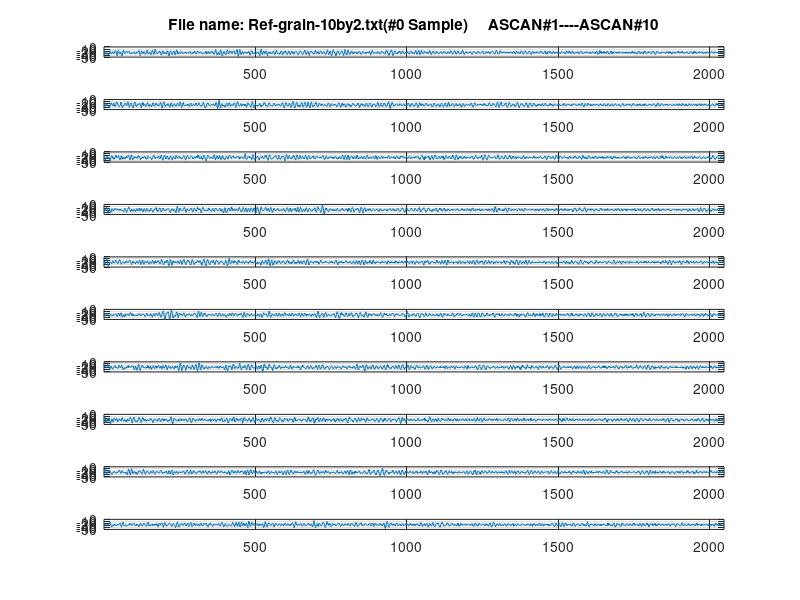
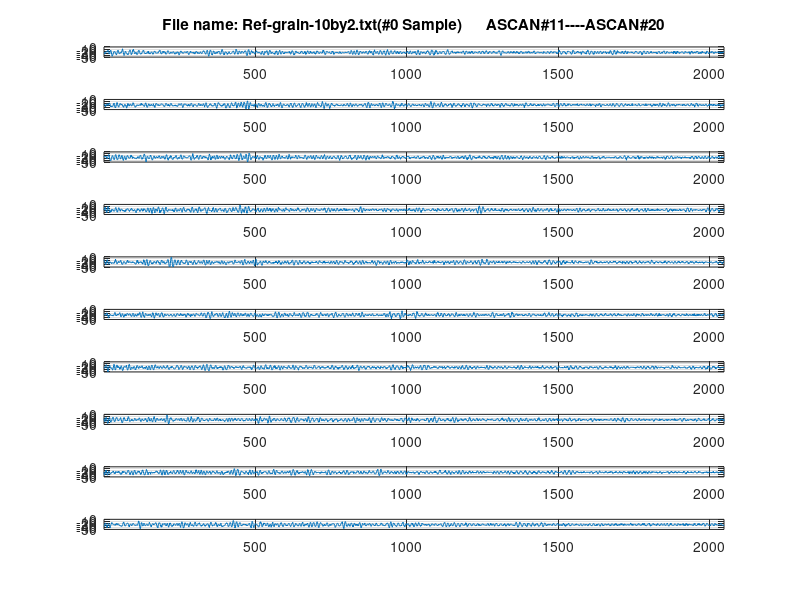
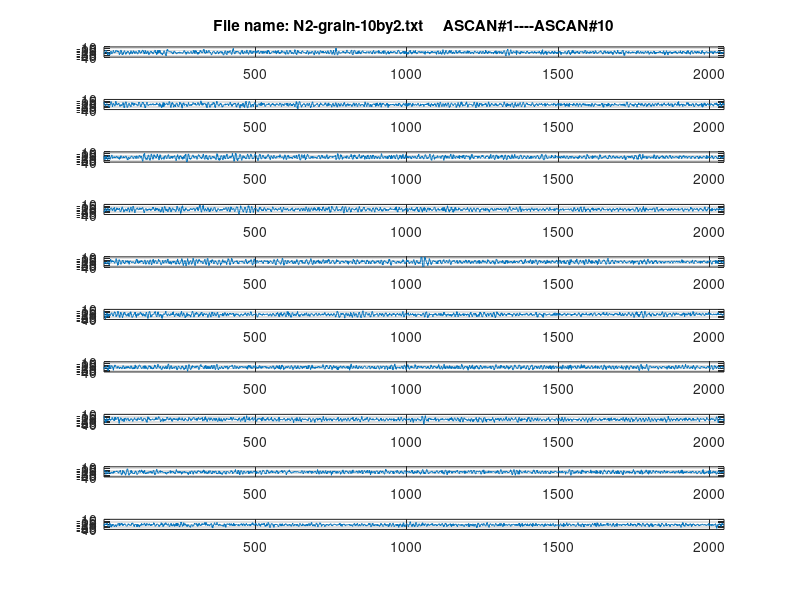
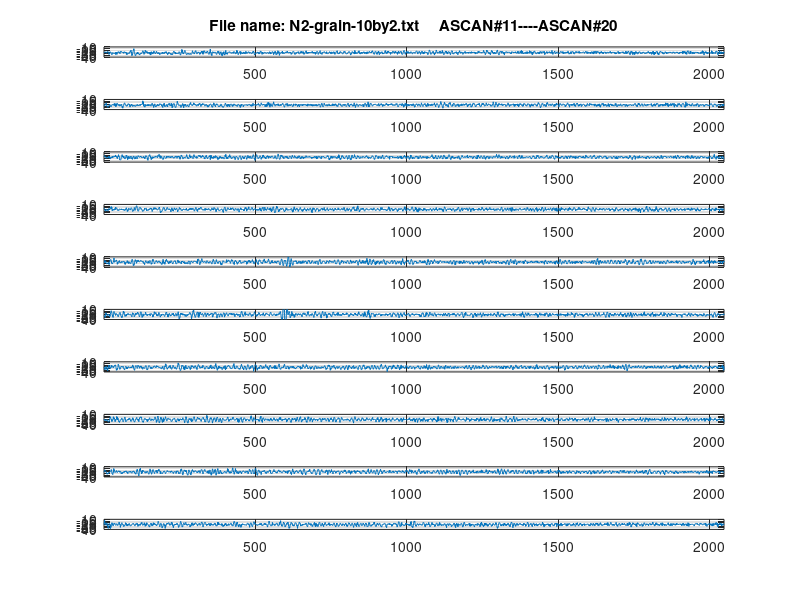

Here is the MATLAB script that generated these plots, in order:
load Ref_grain_10by2.txt;
data=Ref_grain_10by2(:,1:2048); % grain part
[nAscan nSamples] = size(data);

figure;
for index = 1 : 10
    subplot(10,1,index);
    plot(data(index,:));
    noflaw(index,:)=data(index,1025:2048);
    if index==1
     title('File name: Ref-grain-10by2.txt(#0 Sample)     ASCAN#1----ASCAN#10'); 
    end
    grid on;
    xlim([1 nSamples]);
    ylim([-50 0]);
end


figure;
for index = 11 : 20
    subplot(10,1,index-10);
    plot(data(index,:));
    noflaw(index,:)=data(index,1:1024);
    if index == 11
     title('File name: Ref-grain-10by2.txt(#0 Sample)      ASCAN#11----ASCAN#20'); 
    end
    grid on;
    xlim([1 nSamples]);
    ylim([-50 0]);
end


 load ultrasonic_grain_data.mat;
 data=N2_grain_10by2(:,1:2048); % grain part
 [nAscan nSamples] = size(data);
 
 figure;
 for index = 1 : 10
     subplot(10,1,index);
     plot(data(index,:));
     noflaw(index+20,:)=data(index,1:1024);
     if (index==1)
        title('File name: N2-grain-10by2.txt     ASCAN#1----ASCAN#10'); 
     end
     grid on;
     xlim([1 nSamples]);
     ylim([-40 -10]);
 end
 
 
 figure;
 for index = 11 : 20
     subplot(10,1,index-10);
     plot(data(index,:));
     noflaw(index+20,:)=data(index,1025:2048);
     if index==11
      title('File name: N2-grain-10by2.txt     ASCAN#11----ASCAN#20'); 
     end
     grid on;
     xlim([1 nSamples]);
     ylim([-40 -10]);
 end
    



load N5_grain_10by2.txt;
data=N5_grain_10by2(:,1:2048); % grain part
[nAscan nSamples] = size(data);

figure;
for index = 1 : 10
    subplot(10,1,index);
    plot(data(index,:));
    noflaw(index+40,:)=data(index,1:1024);
    if index==1
     title('File name: N5-grain-10by2.txt     ASCAN#1----ASCAN#10'); 
    end
    grid on;
    xlim([1 nSamples]);
    ylim([-50 0]);
end


figure;
for index = 11 : 20
    subplot(10,1,index-10);
    plot(data(index,:));
    noflaw(index+40,:)=data(index,1:1024);
    if (index==11)
     title('File name: N5-grain-10by2.txt     ASCAN#11----ASCAN#20'); 
    end
    grid on;
    xlim([1 nSamples]);
    ylim([-50 0]);
end
for index = 1 : 20
 noflaw(index+60,:)=data(index,1025:2048);
end
save('noflaw.mat','noflaw');
